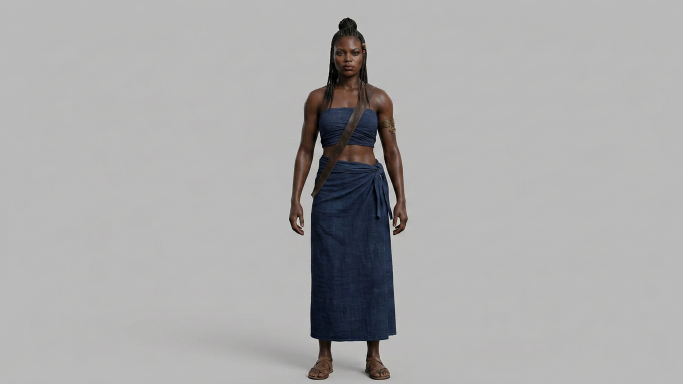
#> input picture STAGING_B1_2026-11-17/work_turn_front_v5.png, 1365 x 768 px, found by its file name (shown at 1/2 size)
$ python turn.py
#> lines starting #> are read from the running program, lines starting #| are printed output that depends on the picture; after the words box and inside, x2 and y2 are one past the last pixel; in counts of white or black regions, pixels touching at a corner belong together
#> in load, im is the input picture: PIL image 1365x768 RGB; mean R, G, B 171, 170.7, 171
"""Adanna turnaround V002 — panel build.

Every view is scaled so the measured figure height is identical (1103 px on the
1180 px panel) and the floor sits on the same row; crown, shoulder line, waist,
hem and feet therefore land on the same pixels in all four plates (rejection
item #4). Backdrop is colour-matched per view and the paste edge is feathered
into a flat fill of the same neutral grey.
"""
from PIL import Image, ImageDraw, ImageFilter
import numpy as np

S = '/home/user/chat-gpt/STAGING_B1_2026-11-17/'
VIEWS = [('FRONT', 'work_turn_front_v5.png'),
         ('LEFT_SIDE', 'work_turn_left.png'),
         ('BACK', 'work_turn_back3.png'),
         ('THREE_QUARTER', 'work_turn_34.png')]

PANEL = (1870, 1180)
FIG_H = 1103           # shared body height on the panel
FLOOR = 1158           # shared floor row
CROPS = 768            # source crop height (all renders are 1365x768)
TARGET = np.array([209.0, 209.0, 207.0])


def bbox(im):
    a = np.array(im).astype(np.int16)
    bg = np.median(np.concatenate([a[:20].reshape(-1, 3),
                                   a[-20:].reshape(-1, 3)]), 0)
#> bg = [185, 185, 185]
    m = np.abs(a - bg).max(2) > 16
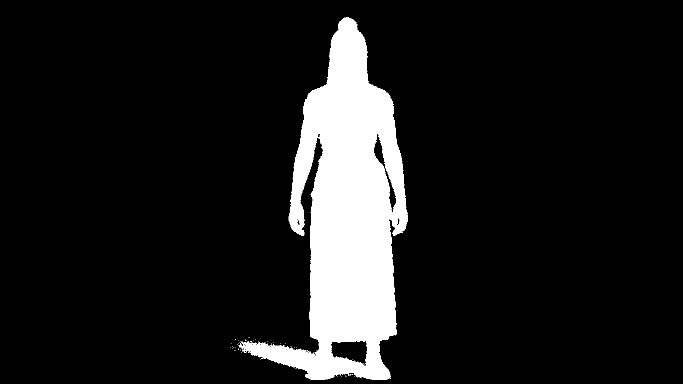
#> m: shape (768, 1365) bool (shown at 1/2 size); 10.7% white; 71 white regions (70 under 20 px), largest, box (x1, y1, x2, y2) and area: (477, 34, 816, 760) 111808
    rows, cols = m.sum(1), m.sum(0)
#> rows = 768 values, max 224 at index 435, min 0 at index 0, mean 145.7; cols = 1365 values, max 682 at index 690, min 0 at index 0, mean 81.99
    ys = np.where(rows > 8)[0]
#> ys = 724 values from 36 to 759
    xs = np.where(cols > 8)[0]
#> xs = 331 values from 481 to 814
    xs = xs[xs < 1200]
    return xs.min(), xs.max(), ys.min(), ys.max()


def load(f):
    im = Image.open(S + f).convert('RGB')
    x0, x1, y0, y1 = bbox(im)
#> x0 = 481; x1 = 814; y0 = 36; y1 = 759
    bh = y1 - y0 + 1
#> bh = 724
    cw = 1217
    ch = CROPS
    cx = int(round((x0 + x1) / 2))
#> cx = 648
    left = max(0, min(cx - cw // 2, im.width - cw))
#> left = 40
    top = max(0, min(im.height - ch, int(round((y0 + y1) / 2 - ch / 2))))
#> top = 0
    crop = np.array(im.crop((left, top, left + cw, top + ch))).astype(np.float32)
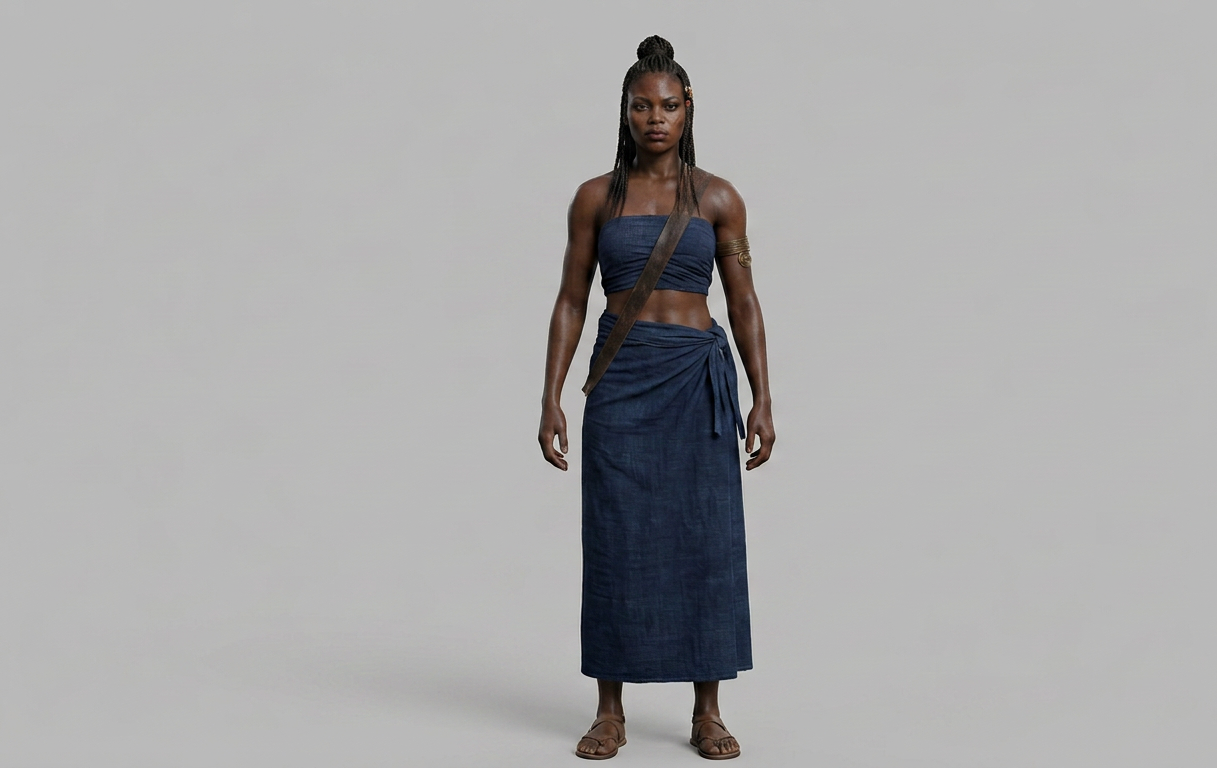
#> crop: shape (768, 1217, 3) float32; mean R, G, B 169.2, 168.8, 169.2
    band = np.concatenate([crop[:40].reshape(-1, 3), crop[-40:].reshape(-1, 3)], 0)
    med = np.median(band, 0)
#> med = [185, 185, 185]
    crop = np.clip(crop * (TARGET / np.maximum(med, 1)), 0, 255)
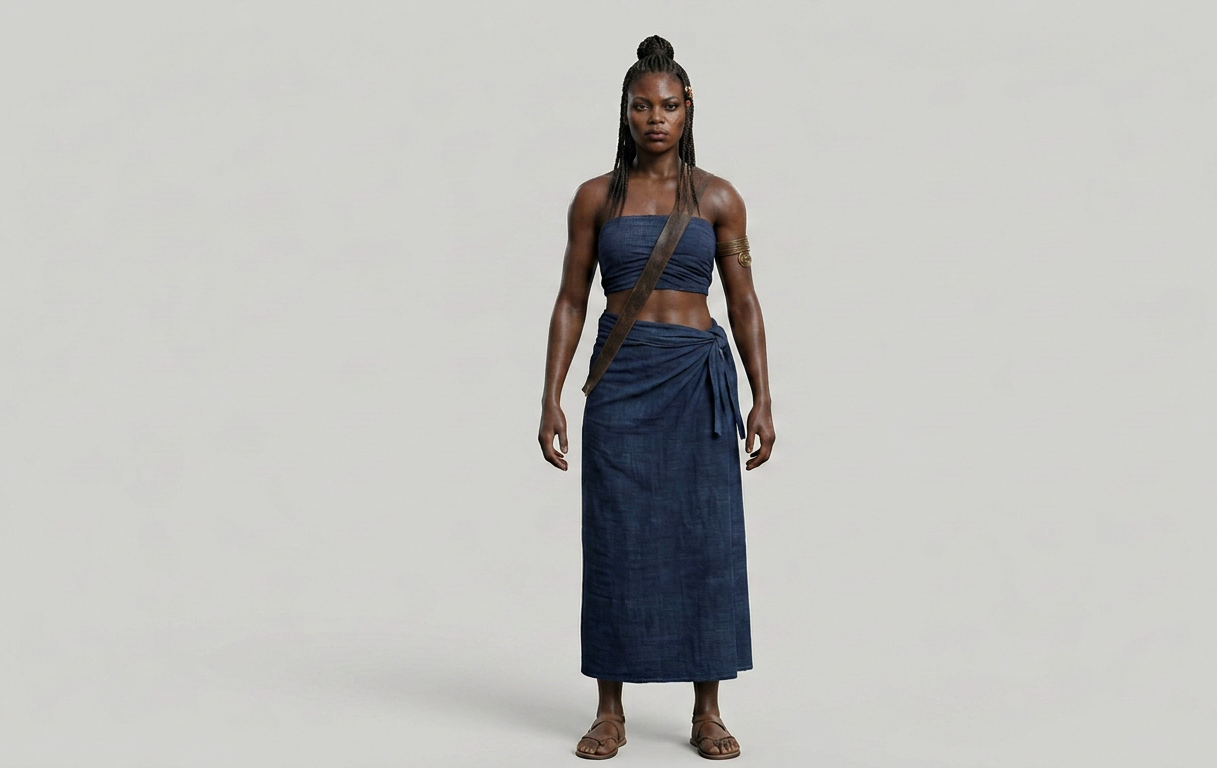
#> crop: shape (768, 1217, 3) float64; mean R, G, B 191.3, 190.8, 189.5
    base = Image.fromarray(crop.astype(np.uint8)).resize(PANEL, Image.LANCZOS)

    k = FIG_H / (bh / ch * PANEL[1])          # uniform rescale, no distortion
#> k = 0.992
    w, h = int(round(PANEL[0] * k)), int(round(PANEL[1] * k))
#> w = 1854; h = 1170
    scl = base.resize((w, h), Image.LANCZOS)

    canvas = Image.new('RGB', PANEL, tuple(int(v) for v in TARGET))
    px = (PANEL[0] - w) // 2
#> px = 8
    py = int(round(FLOOR - (y1 - top) / ch * h))
#> py = 2
    mask = Image.new('L', (w, h), 0)
#> mask: PIL image 1854x1170 L; every value is 0
    ImageDraw.Draw(mask).rectangle((18, 18, w - 18, h - 18), fill=255)
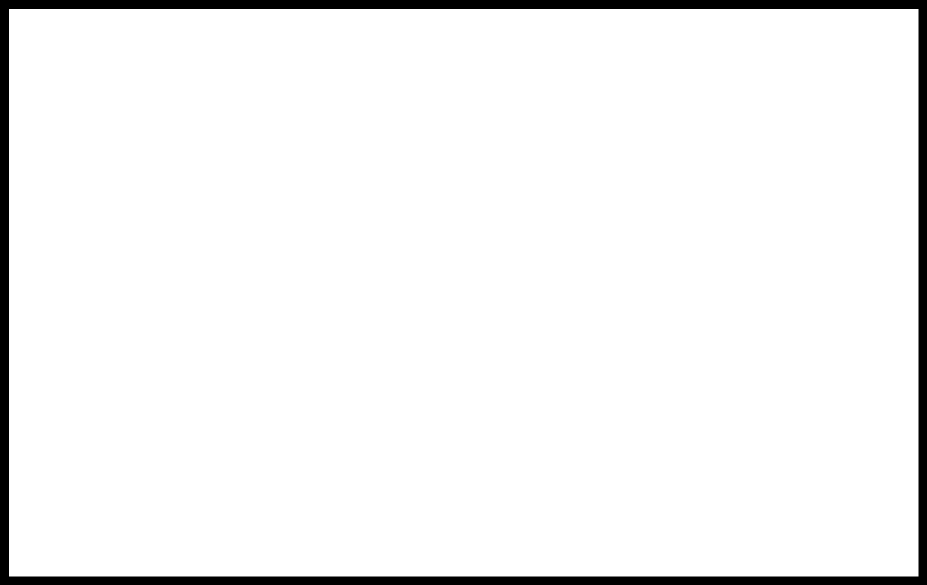
#> mask: PIL image 1854x1170 L (shown at 1/2 size); 95.2% white; 1 black region, box (x1, y1, x2, y2) and area: (0, 0, 1854, 1170) 104615
    mask = mask.filter(ImageFilter.GaussianBlur(16))
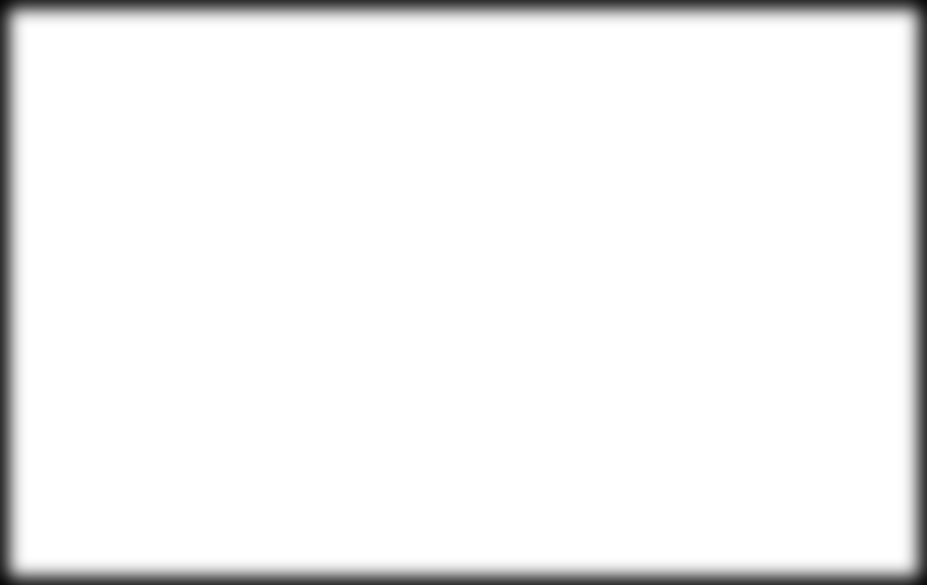
#> mask: PIL image 1854x1170 L (shown at 1/2 size); min 8, max 255, mean 242.1
    canvas.paste(scl, (px, py), mask)
    crown = py + (y0 - top) / ch * h
#> crown = 56.84
    return canvas, dict(bh=bh, scale=round(k, 4), crown=round(crown, 1),
                        floor=round(FLOOR, 1), paste=(px, py, w, h))


if __name__ == '__main__':
    for name, f in VIEWS:
        img, meta = load(f)
#> meta = {'bh': 724, 'scale': 0.992, 'crown': 56.8, 'floor': 1158, 'paste': (8, 2, 1854, 1170)}
        img.save(f'{S}work_turn/panel_{name}.png')
        print(name, meta)
#| FRONT {'bh': 724, 'scale': 0.9916, 'crown': 56.8, 'floor': 1158, 'paste': (8, 2, 1854, 1170)}
#> pass 2 of the loop `for name, f in VIEWS:`:
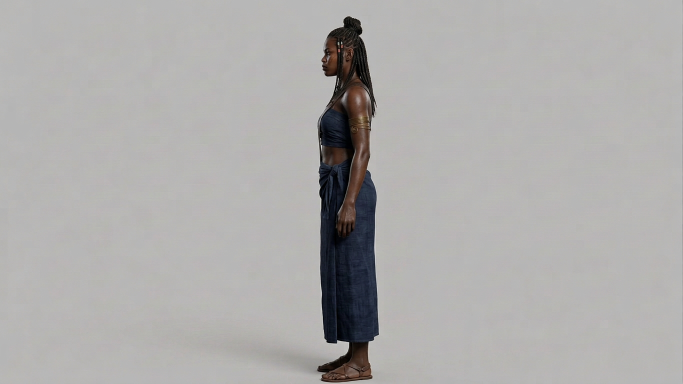
#> input picture STAGING_B1_2026-11-17/work_turn_left.png, 1365 x 768 px, found by its file name (shown at 1/2 size)
#> in load, im is the input picture: PIL image 1365x768 RGB; mean R, G, B 173.7, 172.3, 171.2
#> bg = [183, 183, 182]
#> in bbox (call 2), `m = np.abs(a - bg).max(2) > 16`:
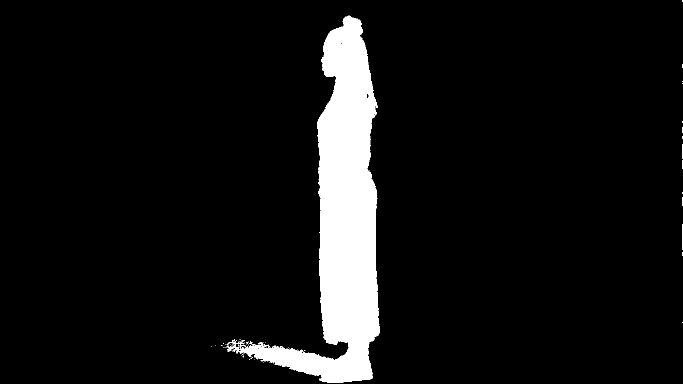
#> m: shape (768, 1365) bool (shown at 1/2 size); 7.3% white; 77 white regions (74 under 20 px), largest, box (x1, y1, x2, y2) and area: (454, 31, 759, 765) 76415, (473, 680, 489, 688) 58, (1364, 448, 1365, 493) 45
#> rows = 768 values, max 215 at index 721, min 0 at index 0, mean 99.93; cols = 1365 values, max 732 at index 698, min 0 at index 0, mean 56.23
#> ys = 732 values from 33 to 764
#> in bbox (call 2), `xs = np.where(cols > 8)[0]`: xs = 296 values from 454 to 1364
#> in bbox (call 2), `xs = xs[xs < 1200]`: xs = 295 values from 454 to 758
#> x0 = 454; x1 = 758; y0 = 33; y1 = 764
#> bh = 732
#> cx = 606
#> left = 0
#> med = [183, 182, 181]
#> k = 0.981
#> w = 1834; h = 1157
#> scl: PIL image 1834x1157 RGB
#> px = 18
#> py = 7
#> in load (call 2), `mask = mask.filter(ImageFilter.GaussianBlur(16))`:
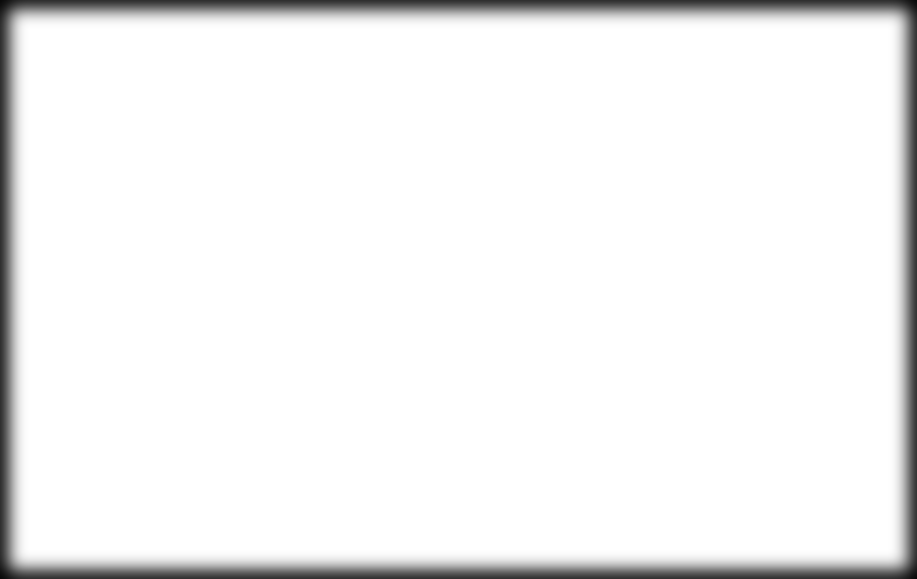
#> mask: PIL image 1834x1157 L (shown at 1/2 size); min 8, max 255, mean 242
#> crown = 56.71
#> meta = {'bh': 732, 'scale': 0.981, 'crown': 56.7, 'floor': 1158, 'paste': (18, 7, 1834, 1157)}
#| LEFT_SIDE {'bh': 732, 'scale': 0.9807, 'crown': 56.7, 'floor': 1158, 'paste': (18, 7, 1834, 1157)}
#> pass 3 of the loop `for name, f in VIEWS:`:
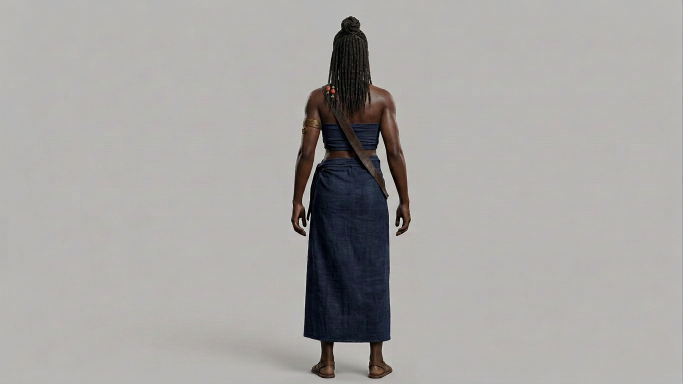
#> input picture STAGING_B1_2026-11-17/work_turn_back3.png, 1365 x 768 px, found by its file name (shown at 1/2 size)
#> in load, im is the input picture: PIL image 1365x768 RGB; mean R, G, B 167.7, 165.8, 163.9
#> bg = [182, 181, 179]
#> in bbox (call 3), `m = np.abs(a - bg).max(2) > 16`:
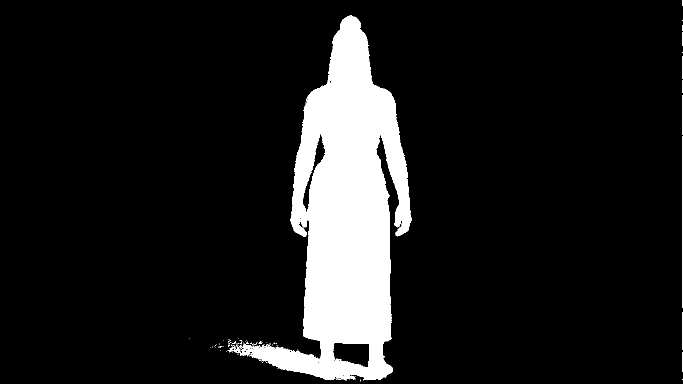
#> m: shape (768, 1365) bool (shown at 1/2 size); 11% white; 112 white regions (102 under 20 px), largest, box (x1, y1, x2, y2) and area: (480, 31, 823, 761) 114572, (1364, 382, 1365, 605) 223, (458, 689, 484, 707) 164
#> rows = 768 values, max 229 at index 433, min 0 at index 12, mean 150.5; cols = 1365 values, max 686 at index 688, min 0 at index 0, mean 84.69
#> ys = 727 values from 33 to 759
#> in bbox (call 3), `xs = np.where(cols > 8)[0]`: xs = 352 values from 462 to 1364
#> in bbox (call 3), `xs = xs[xs < 1200]`: xs = 351 values from 462 to 821
#> x0 = 462; x1 = 821; y1 = 759
#> bh = 727
#> cx = 642
#> left = 34
#> med = [182, 181, 179]
#> k = 0.987
#> w = 1847; h = 1165
#> scl: PIL image 1847x1165 RGB
#> px = 11
#> in load (call 3), `mask = mask.filter(ImageFilter.GaussianBlur(16))`:
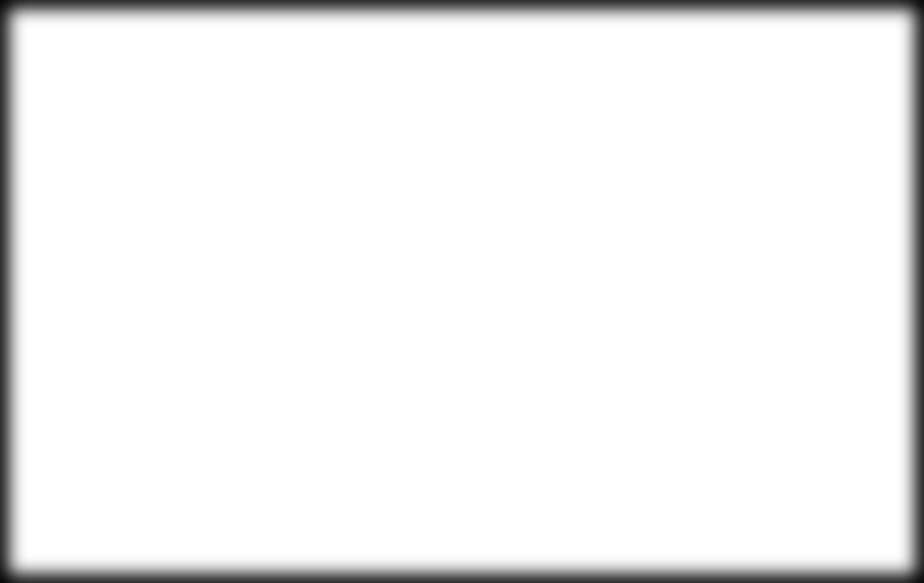
#> mask: PIL image 1847x1165 L (shown at 1/2 size); min 8, max 255, mean 242
#> crown = 57.06
#> meta = {'bh': 727, 'scale': 0.988, 'crown': 57.1, 'floor': 1158, 'paste': (11, 7, 1847, 1165)}
#| BACK {'bh': 727, 'scale': 0.9875, 'crown': 57.1, 'floor': 1158, 'paste': (11, 7, 1847, 1165)}
#> the loop made 4 passes; the first 3 are shown
